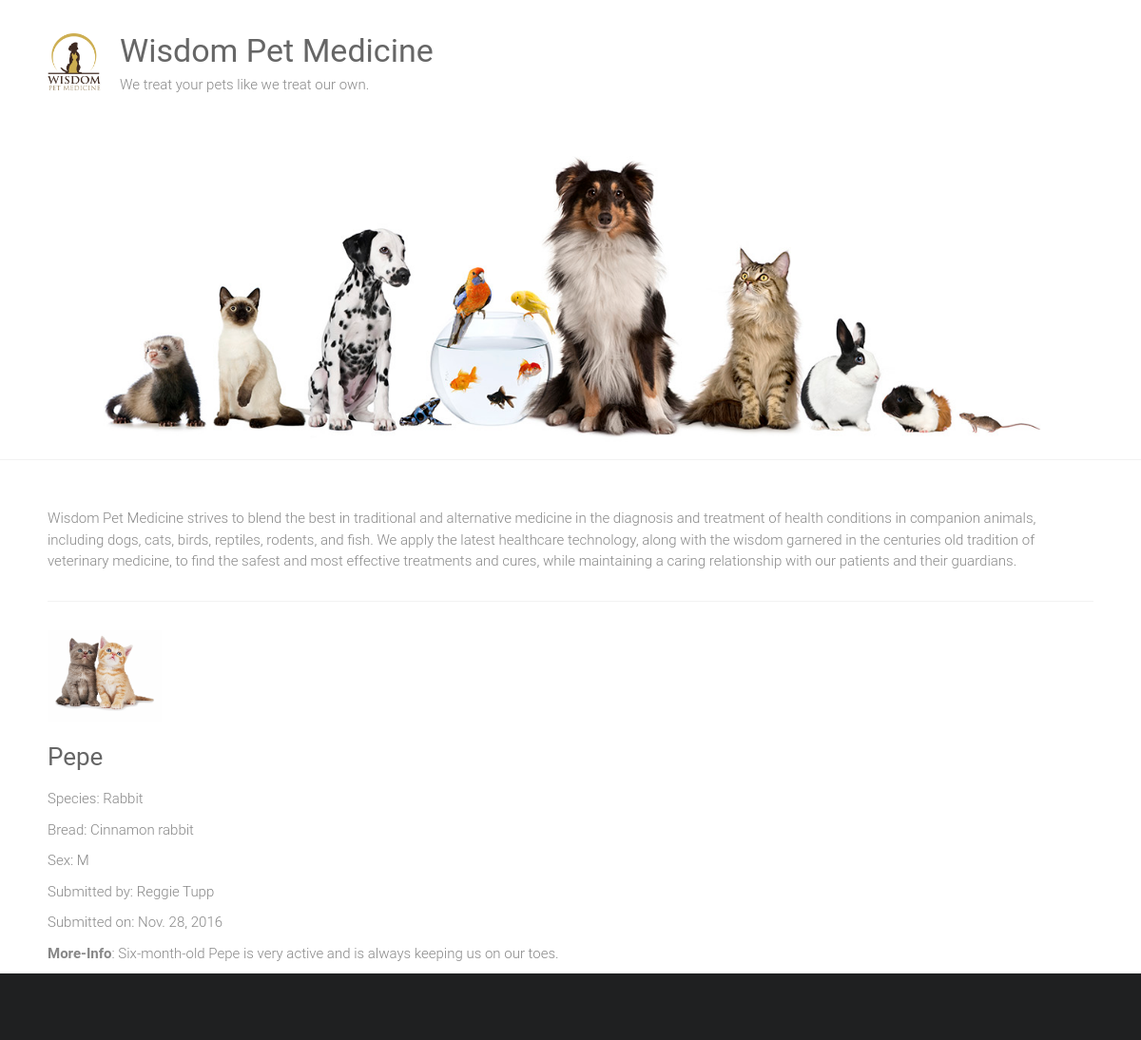
Page /adoptions/1/ on the committed database.
### adoptions/models.py (models this page shows)
class Pet(models.Model):
    SEX_CHOICES = [('M', 'Male'), ('F', 'Female')]
    name = models.CharField(max_length=100)
    submitter = models.CharField(max_length=100)
    species = models.CharField(max_length=30)
    breed = models.CharField(max_length=30, blank=True)
    description = models.TextField()
    sex = models.CharField(choices=SEX_CHOICES, max_length=1, blank=True)
    submission_date = models.DateTimeField()
    age = models.IntegerField(null=True)
    vaccinations = models.ManyToManyField('Vaccine', blank=True)
    image = models.ImageField(upload_to='pet_image', blank=True, default='defaultPetPic.png')

### adoptions/views.py (the view)
# urls.py: url(r'^adoptions/(\d+)/', views.pet_detail, name='pet_detail'),
def pet_detail(request, id):
    try:
        pet = Pet.objects.get(id=id)
    except Pet.DoesNotExist:
        raise Http404('======>  The Pet you are looking doesn\'t exist'.upper())
    return render(request, 'pet_detail.html', {'pet': pet})

### adoptions/templates/pet_detail.html (shortened to what this page needs)
{% extends "base.html" %}
{% load static %}
{% load staticfiles %}
{% block content %}
<div>
    <img src="{{ pet.image.url }}" alt="petImage" width="120" height="120">
    <h3 id="PetName">{{pet.name|capfirst}}</h3>
    <p>Species: {{pet.species}}</p>
    {% if pet.breed %}
        <p>Bread: {{pet.breed }}</p>
    {% endif %}
    {% if pet.sex %}
        <p>Sex: {{pet.sex }}</p>
    {% endif %}
    <p>Submitted by: {{ pet.submitter }}</p>
    <p>Submitted on: {{ pet.submission_date|date:"M. d, Y" }}</p>
    <p><strong>More-Info</strong>: {{ pet.description}}</p>
</div>
{% endblock %}

### static/style.css (style rules this page uses)
html, body, div, span, applet, object, iframe, h1, h2, h3, h4, h5, h6, p, blockquote, pre, a, abbr, acronym, address, big, cite, code, del, dfn, em, font, ins, kbd, q, s, samp, small, strike, strong, sub, sup, tt, var, dl, dt, dd, ol, ul, li, fieldset, form, label, legend, table, caption, tbody, tfoot, thead, tr, th, td { border: 0; font: inherit; font-size: 100%; font-style: inherit; font-weight: inherit; margin: 0; outline: 0; padding: 0; vertical-align: baseline; }
html { display: flex; flex-wrap: wrap; overflow-y: scroll; -webkit-text-size-adjust: 100%; -ms-text-size-adjust: 100%; }
h1, h2, h3, h4, h5, h6 { color: #666666; line-height: 1.4; padding-bottom: 15px; font-weight: normal; }
h3 { font-size: 26px; }
body, button, input, select, textarea { color: #888888; font-size: 15px; line-height: 1.5; font-family: 'Roboto', sans-serif; font-weight: 300; }
p { color: #888888; font-size: 15px; line-height: 1.5; margin-bottom: 15px; font-weight: 300; }
body { background: #f2f2f2; }
strong { font-weight: bold; }
img { max-width: 100%; height: auto; vertical-align: top; margin-bottom: 18px; }
body { padding-top: 30px; padding-bottom: 30px; }
body.wide { padding-top: 0; padding-bottom: 0; }
.single-page p { margin-bottom: 10px; }

### static/grid_Cards.css (style rules this page uses)
* { box-sizing: border-box; }

### rows in the picture
Pet: image (picture), name "Pepe", species "Rabbit", breed "Cinnamon rabbit", sex "M", submitter "Reggie Tupp", submission_date "Nov. 28, 2016", description "Six-month-old Pepe is very active and is always keeping us on our toes."
